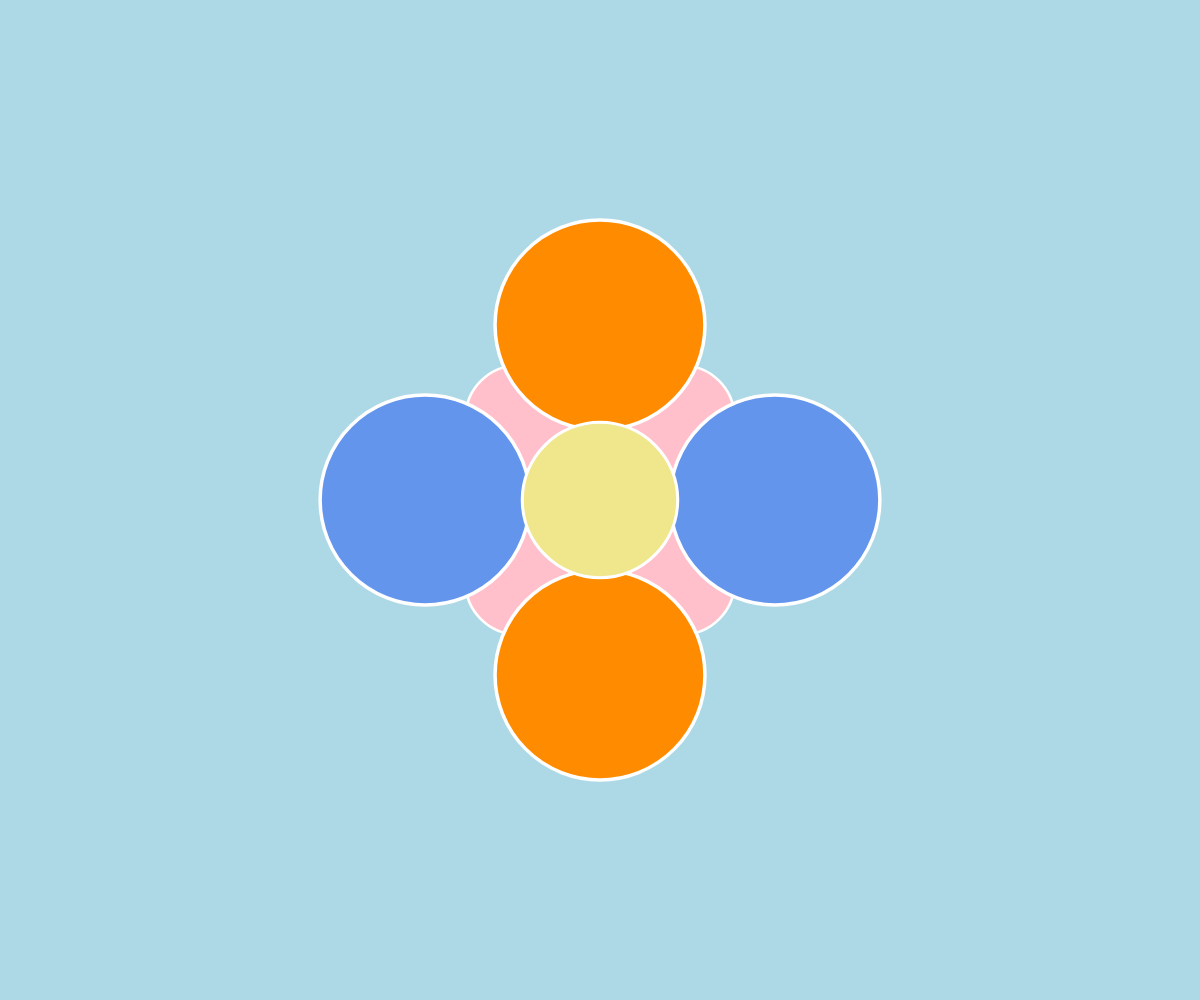
Frame 1 (no input)
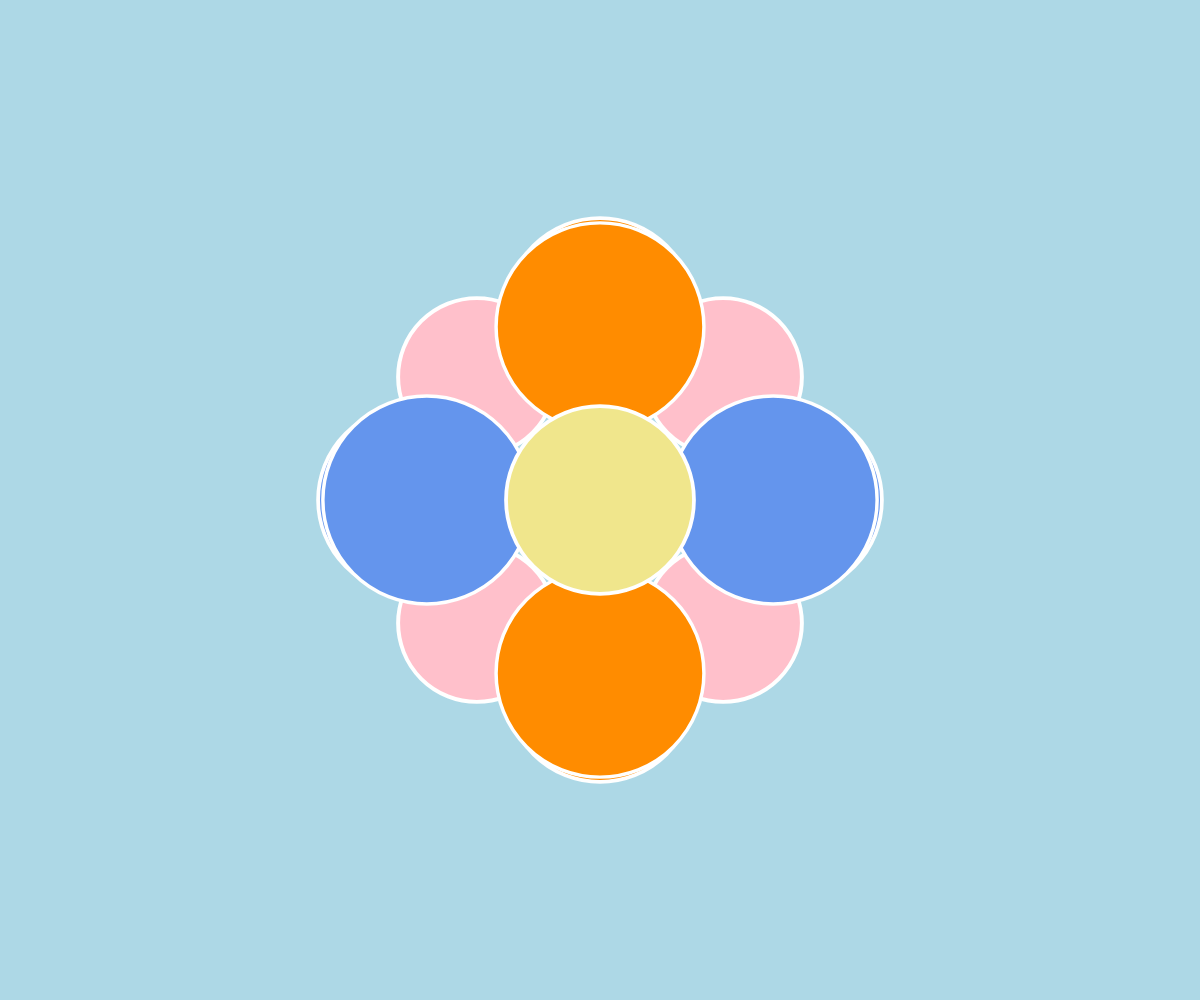
Frame 60 (no input)
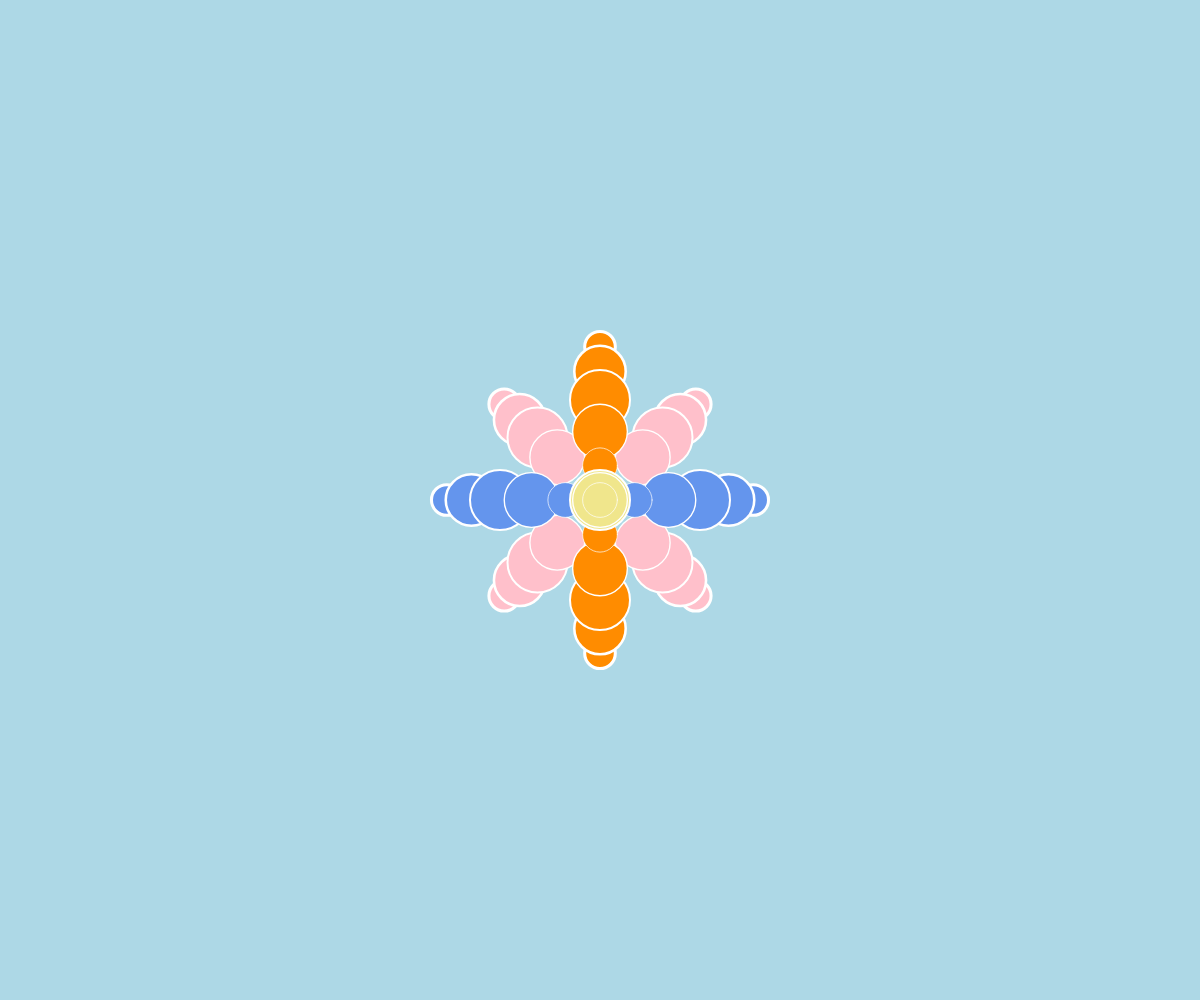
Frame 120 (the mouse pressed at the canvas centre since frame 60)

The p5.js sketch that drew these frames (run headless with seeded random() and noise() and a simulated clock; from frame 60 on, the mouse is pressed at the canvas centre):

// p5.js sketch
// ── sketch.js
function preload() {
  // put preload code here
}

function setup() {
  createCanvas(windowWidth, windowHeight);
//settig canvas size, angle mode to degrees and the framerate at which the work will be reproduced
  createCanvas(windowWidth, windowHeight);
  angleMode(DEGREES);
  frameRate(20);
}

function draw() {
    //move objects to the center of the canvas
  translate(width / 2, windowHeight / 2);
  background("lightblue");

  //variables for secondary petals
  //stroke weight, color and amount of circles
  const amountTwo = 4;
  stroke("white");
  strokeWeight(4);
  
  //setting variables to create series of circles and use sin function to transform scale
  for (let i = 1; i <= amountTwo; i++) {
    const angle = 10 * i + frameCount;
    const dimension = sin(angle);
    const x = 125;
    const y = -125;
    const rectWidth = 40 * i;
    const rectHeight = 40 * i;
    push();
    fill("pink");
    scale(dimension);
    circle(x, y, rectWidth, rectHeight);
    pop();

    push();
    fill("pink");
    scale(dimension);
    circle(y, x, rectWidth, rectHeight);
    pop();

    push();
    fill("pink");
    scale(dimension);
    circle(x, x, rectWidth, rectHeight);
    pop();

    push();
    fill("pink");
    scale(dimension);
    circle(y, y, rectWidth, rectHeight);
    pop();
  }

  //variables for main petals
  const amountThree = 6;
  stroke("white");
  strokeWeight(4);
  
  for (let i = 1; i <= amountThree; i++) {
    const angle = 10 * i + frameCount;
    const dimension = sin(angle);
    const x = 0;
    const y = 200;
    const z = -200;
    const rectWidth = 40 * i;
    const rectHeight = 40 * i;
    push();
    fill("darkorange");
    scale(dimension);
    circle(x, y, rectWidth, rectHeight);
    pop();

    push();
    fill("darkorange");
    scale(dimension);
    circle(x, z, rectWidth, rectHeight);
    pop();

    push();
    fill("cornflowerblue");
    scale(dimension);
    circle(y, x, rectWidth, rectHeight);
    pop();

    push();
    fill("cornflowerblue");
    scale(dimension);
    circle(z, x, rectWidth, rectHeight);
    pop();
  }
  
  //center of the flower
  const amount = 5;
  stroke("white");
  strokeWeight(4);
  
  for (let i = 1; i <= amount; i++) {
    const angle = 10 * i + frameCount;
    const dimension = sin(angle);
    const x = 0;
    const y = 0;
    const rectWidth = 40 * i;
    const rectHeight = 40 * i;
    push();
    fill("khaki");
    scale(dimension);
    circle(x, y, rectWidth, rectHeight);
    pop();
  }
}
